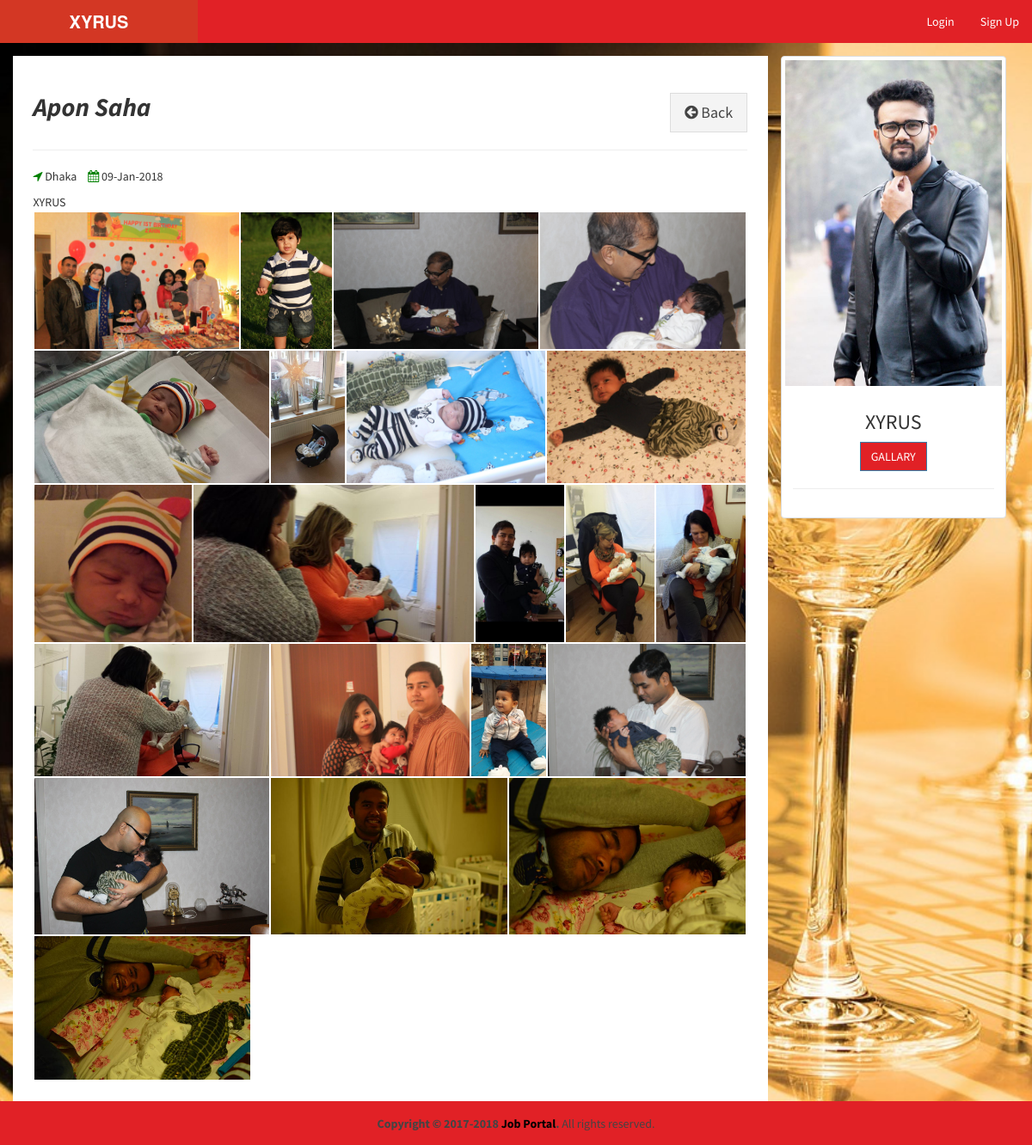
/view-job-post.php?id=101, run on the app's committed database.
### tables this page shows
CREATE TABLE `photographers` (
  `id_company` int(11) NOT NULL,
  `name` varchar(255) NOT NULL,
  `companyname` varchar(255) NOT NULL,
  `country` varchar(255) NOT NULL,
  `state` varchar(255) NOT NULL,
  `city` varchar(255) NOT NULL,
  `contactno` varchar(255) NOT NULL,
  `website` varchar(255) NOT NULL,
  `email` varchar(255) NOT NULL,
  `password` varchar(255) NOT NULL,
  `aboutme` varchar(255) DEFAULT NULL,
  `logo` varchar(255) NOT NULL,
  `createdAt` timestamp NOT NULL DEFAULT CURRENT_TIMESTAMP,
  `active` int(11) NOT NULL DEFAULT '2'
);

### view-job-post.php (the view, shortened to what this page needs)
<?php
require_once("db.php");
?>
<!DOCTYPE html>
<html>
<head>
	<link rel="stylesheet" href="css/justifiedGallery.min.css">
	<link rel="stylesheet" href="assets/gallery/style.css">
	<link rel="stylesheet" href="assets/web/assets/mobirise-icons/mobirise-icons.css">
	<link rel="stylesheet" href="assets/bootstrap/css/job/bootstrap.min.css">
  <link rel="stylesheet" href="https://cdnjs.cloudflare.com/ajax/libs/twitter-bootstrap/3.3.7/css/bootstrap.min.css">
  <link rel="stylesheet" href="https://cdnjs.cloudflare.com/ajax/libs/font-awesome/4.7.0/css/font-awesome.min.css">
  <link rel="stylesheet" href="https://cdnjs.cloudflare.com/ajax/libs/ionicons/2.0.1/css/ionicons.min.css">
  <link rel="stylesheet" href="css/AdminLTE.min.css">
  <link rel="stylesheet" href="css/_all-skins.min.css">
  <link rel="stylesheet" href="css/custom.css">
</head>
<body class="hold-transition skin-red sidebar-mini">
<div class="wrapper">
  <header class="main-header">
    <a href="index.php" class="logo ">
      <span class="logo-lg"><b>XYRUS</b></span>
    </a>
    <nav class="navbar navbar-static-top">
      <div class="navbar-custom-menu">
        <ul class="nav navbar-nav">
          <?php if(empty($_SESSION['id_user']) && empty($_SESSION['id_company'])) { ?>
          <li>
            <a href="login.php">Login</a>
          </li>
          <li>
            <a href="sign-up.php">Sign Up</a>
          </li>
          <?php } ?>
        </ul>
      </div>
    </nav>
  </header>
  <div class="content-wrapper" style="margin-left: 0px; ">
  <?php
    $sql = "SELECT * FROM photographers  WHERE id_company='$_GET[id]'";
    $result = $conn->query($sql);
    if($result->num_rows > 0)
    {
      while($row = $result->fetch_assoc())
      {
  ?>
    <section id="candidates" class="content-header">
      <div class="container">
        <div class="row">
          <div class="col-md-9 bg-white padding-2">
            <div class="pull-left">
              <h2><b><i><?php echo $row['name']; ?></i></b></h2>
            </div>
            <div class="pull-right">
              <a href="photographers.php" class="btn btn-default btn-lg btn-flat margin-top-20"><i class="fa fa-arrow-circle-left"></i> Back</a>
            </div>
            <div class="clearfix"></div>
            <hr>
            <div>
              <p><span class="margin-right-10"><i class="fa fa-location-arrow text-green"></i> <?php echo $row['city']; ?></span> <i class="fa fa-calendar text-green"></i> <?php echo date("d-M-Y", strtotime($row['createdAt'])); ?></p>
            </div>
            <div>
              <?php echo stripcslashes($row['companyname']); ?>
            </div>
            <section class="mbr-gallery mbr-slider-carousel cid-qJNjOL92xj" id="gallery3-x">
    <div><div>
		<div id="mygallery">
				  <?php
$files = glob("uploads/photos/$_GET[id]/*.*");
for ($i = 0; $i < count($files); $i++) {
?>
		<div href="#lb-gallery3-x" data-slide-to="<?php echo $i;?>" data-toggle="modal">
		<?php
    $image = $files[$i];
    echo '<a href="' . $image . '" class="swipeboxExampleImg"><img src="' . $image . '" alt=" " /></a>';
	?>
			</div>
			<?php
}
?>
		</div><div data-app-prevent-settings="" class="mbr-slider modal fade carousel slide" tabindex="-1" data-keyboard="true" data-interval="false" id="lb-gallery3-x"><div class="modal-dialog"><div class="modal-content"><div class="modal-body"><div class="carousel-inner"><?php $files = glob("uploads/photos/$_GET[id]/*.*");?>
<?php for ($i = 1; $i < count($files); $i++) {
?>
		<div class="carousel-item"><a class="carousel-control carousel-control-next" role="button" data-slide="next" href="#lb-gallery3-x"><span class="mbri-right mbr-iconfont" aria-hidden="true"></span><span class="sr-only">Next</span></a>
		<?php
    $image = $files[$i];
    echo '<img src="' . $image . '" alt="Random image" />' . "<br /><br />";
	?>
			</div>
			<?php
}?></div><a class="close" href="#" role="button" data-dismiss="modal"><span class="sr-only">Close</span></a></div></div></div></div></div>
    </div>
</section>
          </div>
          <div class="col-md-3">
            <div class="thumbnail">
              <img src="uploads/logo/<?php echo $row['logo']; ?>" alt="companylogo">
              <div class="caption text-center">
                <h3><?php echo $row['companyname']; ?></h3>
                <p><a href="#" class="btn btn-primary btn-flat" role="button">GALLARY</a>
                <hr>
              </div>
            </div>
          </div>
        </div>
      </div>
    </section>
    <?php
      }
    }
    ?>
  </div>
  <footer class="main-footer" style="margin-left: 0px;">
    <div class="text-center">
      <strong>Copyright &copy; 2017-2018 <a href="">Job Portal</a>.</strong> All rights
    reserved.
    </div>
  </footer>
</div>
</body>
</html>

### css/custom.css (style rules this page uses)
.margin-top-20 { margin-top: 20px; }
.padding-2 { padding: 2%; }
.bg-white { background-color: #fff; }
.margin-right-10 { margin-right: 10px; }

### data on the page
photographers: name "Apon Saha", city "Dhaka", createdAt "09-Jan-2018", companyname "XYRUS", logo (picture)
